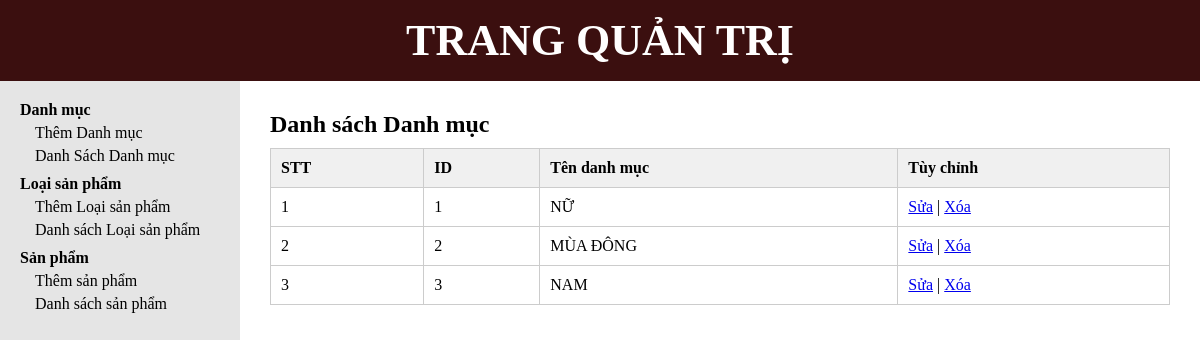
Page /categorylist.php on the committed database.
### tables this page shows
CREATE TABLE `tbl_category` (
  `category_id` int(11) NOT NULL,
  `category_name` varchar(255) NOT NULL
);

### database.php (called while the page is built, shortened)
<?php
class Database {
    public $link;
    private function connectDB() {
        $this->link = new mysqli(DB_HOST, DB_USER, DB_PASS, DB_NAME);
        $this->link->set_charset("utf8mb4");
    }
    public function select($q)  { return $this->link->query($q); }
}
?>

### class/category_class.php (called while the page is built, shortened)
<?php
require_once __DIR__ . '/../database.php';
class Category {
    private $db;
    public function __construct() {
        $this->db = new Database();
    }
    public function show_category(){
        $query = "SELECT * FROM tbl_category ORDER BY category_id ASC";
        return $this->db->select($query);
    }
}
?>

### categorylist.php (the view)
<?php
require_once __DIR__ . "/header.php";
require_once __DIR__ . "/slider.php";
require_once __DIR__ . "/Class/category_class.php";
$cg   = new category();
$list = $cg->show_category();
?>
<div class="admin-content-right">
    <div class="admin-content-right-category_list">
        <h1>Danh sách Danh mục</h1>
        <table>
            <tr>
                <th>STT</th>
                <th>ID</th>
                <th>Tên danh mục</th>
                <th>Tùy chỉnh</th>
            </tr>
            <?php if ($list && $list->num_rows > 0) : ?>
                <?php $i = 1; while ($r = $list->fetch_assoc()) : ?>
                    <tr>
                        <td><?= $i++ ?></td>
                        <td><?= $r['category_id'] ?></td>
                        <td><?= htmlspecialchars($r['category_name']) ?></td>
                        <td>
                            <a href="categoryedit.php?category_id=<?= $r['category_id'] ?>">Sửa</a> |
                            <a onclick="return confirm('Bạn có chắc muốn xóa danh mục này?')"
                               href="categorydelete.php?category_id=<?= $r['category_id'] ?>">Xóa</a>
                        </td>
                    </tr>
                <?php endwhile; ?>
            <?php else : ?>
                <tr>
                    <td colspan="4" style="text-align:center">Chưa có danh mục nào.</td>
                </tr>
            <?php endif; ?>
        </table>
    </div>
</div>
</section>
</body>
</html>

### style.css (style rules this page uses)
* { margin: 0; padding: 0; box-sizing: border-box; font-family: "Times New Roman", serif; }
body { background: white; }
.admin-content-right { width: 80%; padding: 30px; }
table { width: 100%; border-collapse: collapse; margin-top: 10px; }
table, th, td { border: 1px solid #ccc; }
th, td { padding: 10px; text-align: left; }
th { background: #f0f0f0; }

### rows in the picture
tbl_category: category_id "1", category_name "NỮ"
tbl_category: category_id "2", category_name "MÙA ĐÔNG"
tbl_category: category_id "3", category_name "NAM"
